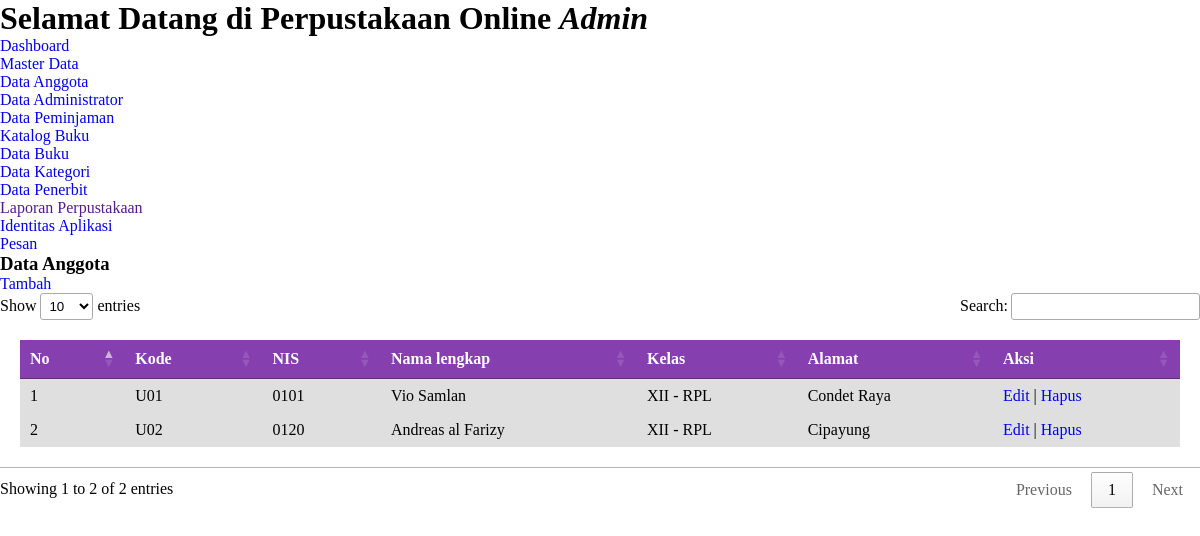
Screenshot of /admin/master_data/data_anggota/index.php with the database file from the repository.
### tables this page shows
CREATE TABLE `user` (
  `id` int(11) NOT NULL,
  `kode` varchar(25) NOT NULL,
  `nis` char(20) NOT NULL,
  `fullname` varchar(50) NOT NULL,
  `username` varchar(50) NOT NULL,
  `password` text NOT NULL,
  `kelas` varchar(20) DEFAULT NULL,
  `alamat` text DEFAULT NULL,
  `verif` varchar(50) NOT NULL DEFAULT 'Akun terverifikasi',
  `role` enum('admin','user') NOT NULL,
  `join_date` datetime NOT NULL,
  `terakhir_login` datetime NOT NULL,
  `foto` text DEFAULT NULL
);

### class/Database.php (called while the page is built, shortened)
<?php
class Database {
    private $hostname = "localhost";
    private $username = "root";
    private $password = "";
    private $database = "db_perpustakaan";
    public function __construct(){
        $this->db = mysqli_connect($this->hostname, $this->username, $this->password, $this->database);
    }
}
?>

### class/User.php (called while the page is built, shortened)
<?php
include_once("Database.php");
class User extends Database{
    public function getAnggota(){
        $sql = "SELECT * FROM user WHERE role='user'";
        return $this->db->query($sql)->fetch_all(MYSQLI_ASSOC);
    }
    public function find($id){
        $sql = "SELECT * FROM user WHERE id='$id'";
        return $this->db->query($sql)->fetch_assoc();
    }
}
?>

### admin/master_data/data_anggota/index.php (the view, shortened to what this page needs)
<?php
include_once("../../../class/User.php");
$user = new User;
$data_user = $user->find(1);
$anggota = new User;
$data_anggota = $anggota->getAnggota();
?>
<!DOCTYPE html>
<html lang="en">
<head>
    <link rel="stylesheet" href="../../../assets/css/style_a.css">
    <?php include("../../../partials/t_script_js.php") ?>
</head>
<body
    <?php include("../../../partials/sidebar_admin.php") ?>
    <div class="table">
        <h3>Data Anggota</h3>
        <a href="tambah.php">Tambah</a>
        <table id="jquery-tab">
            <thead>
                <tr>
                    <th>No</th>
                    <th>Kode</th>
                    <th>NIS</th>
                    <th>Nama lengkap</th>
                    <th>Kelas</th>
                    <th>Alamat</th>
                    <th>Aksi</th>
                </tr>
            </thead>
            <tbody>
            <?php
            foreach($data_anggota as $key => $a){
                ?>
                <tr>
                    <td><?= $key+1 ?></td>
                    <td><?= $a["kode"] ?></td>
                    <td><?= $a["nis"] ?></td>
                    <td><?= $a["fullname"] ?></td>
                    <td><?= $a["kelas"] ?></td>
                    <td><?= $a["alamat"] ?></td>
                    <td>
                        <a href="edit.php?id=<?= $a["id"]?>">Edit</a> |
                        <a onclick="hapus(<?= $a['id']?>)" href="#">Hapus</a>
                    </td>
                </tr>
            <?php
            }
            ?>
            </tbody>
        </table>
    </div>
</body>
</html>

### partials/sidebar_admin.php (shortened to what this page needs)
<div class="sidebar">
    <h1>Selamat Datang di Perpustakaan Online <i><?= $data_user["fullname"] ?></i></h1>
    <ul>
        <li> <a href="http://localhost/perpus64/admin/">Dashboard</a></li>
        <li> <a href="#">Master Data</a>
            <ul>
                <li><a href="http://localhost/perpus64/admin/master_data/data_anggota/index.php">Data Anggota</a></li>
                <li><a href="http://localhost/perpus64/admin/master_data/data_administrator/index.php">Data Administrator</a></li>
                <li><a href="http://localhost/perpus64/admin/master_data/data_peminjaman/index.php">Data Peminjaman</a></li>
            </ul>
        </li>
        <li> <a href="#">Katalog Buku</a>
            <ul>
                <li><a href="http://localhost/perpus64/admin/katalog_buku/data_buku/index.php">Data Buku</a></li>
                <li><a href="http://localhost/perpus64/admin/katalog_buku/data_kategori/index.php">Data Kategori</a></li>
                <li><a href="http://localhost/perpus64/admin/katalog_buku/data_penerbit/index.php">Data Penerbit</a></li>
            </ul>
        </li>
        <li> <a href="">Laporan Perpustakaan</a></li>
        <li> <a href="identitas.php">Identitas Aplikasi</a></li>
        <li> <a href="pesan.php">Pesan</a></li>
    </ul>

### assets/css/style_a.css (style rules this page uses)
* { margin: 0; padding: 0; box-sizing: border-box; list-style: none; text-decoration: none; }
.table table { width: 100%; padding: 20px; }
.table table th { background-color: #863faf; color: white; padding: 10px; font-weight: 400; }
.table table td { background-color: #dfdfdf; padding: 8px; text-align: justify; }

### rows the page displays
user: fullname "Admin"
user: kode "U01", nis "0101", fullname "Vio Samlan", kelas "XII - RPL", alamat "Condet Raya"
user: kode "U02", nis "0120", fullname "Andreas al Farizy", kelas "XII - RPL", alamat "Cipayung"
